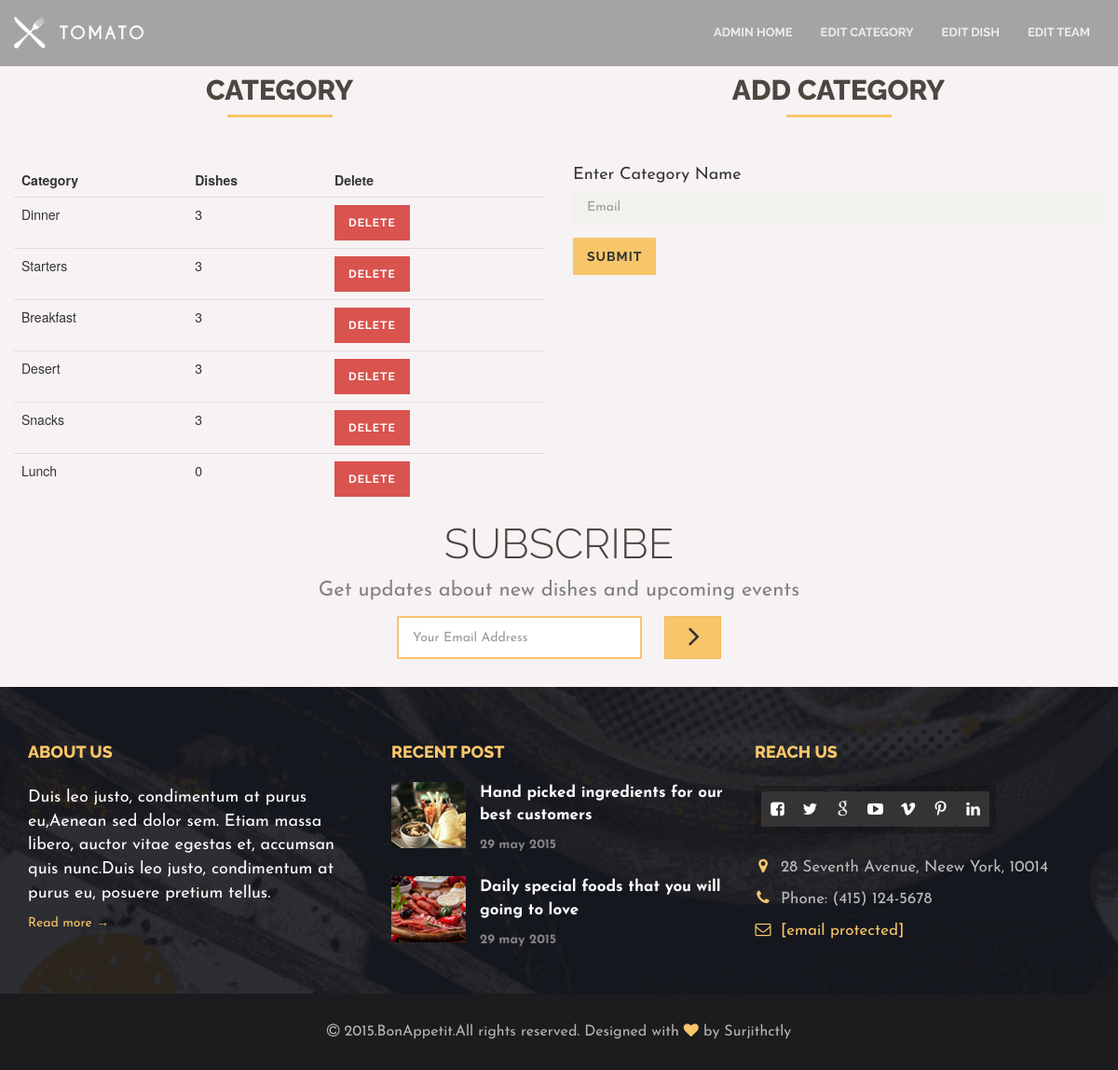
/management/EditCat/, run on the app's committed database.
### management/models.py (models this page shows, shortened)
class Category(models.Model):
    name = models.CharField(max_length = 20, blank =True, null=True)

### management/views.py (the view)
# urls.py: path('EditCat/', EditCategory, name='EditCat'),
def EditCategory(request):
    cat = Category.objects.all()
    if 'addCat' in request.POST:
        Category.objects.create(name = request.POST['name'])
    if 'delete' in request.POST:
        Category.objects.get(id = request.POST['delete']).delete()
    d = {'cat':cat}
    return render(request, 'editCat.html',d)

### templates/editCat.html (shortened to what this page needs)
{% extends 'base2.html' %}
{% block body %}
{% load static %}
<div class="col-md-6">
    <div class="page-header">
        <h2>Category</h2>
    </div>
    <table class="table">
        <thead>
            <tr>
                <th>Category</th>
                <th>Dishes</th>
                <th>Delete</th>
            </tr>
        </thead>
        <tbody>
            {% for i in cat %}
            <tr>
                <td>{{i.name}}</td>
                <td>{{ i.dish_set.count }}</td>
                <form method='post'>
                    <td>
                        <button type="submit" name="delete" value="{{ i.id }}"
                            class="btn btn-danger btn-xs">Delete</button>
                    </td>
                </form>
                {% endfor %}
            </tr>
        </tbody>
    </table>
</div>
<div class="col-md-6">
    <div class="page-header">
        <h2>Add Category</h2>
    </div>
    <form method='post'>
        <div class="form-group">
            <label for="exampleInputEmail1">Enter Category Name</label>
            <input type="text" name='name' class="form-control" id="exampleInputEmail1" placeholder="Email">
        </div>
        <button type="submit" name='addCat' class="btn btn-default">Submit</button>
    </form>
</div>
{% endblock %}

### static/css/main.css (style rules this page uses)
body { height:100%;overflow-y:scroll;-webkit-overflow-scrolling:touch }
h1,h2,h3,h4,h5,h6,.h1,.h2,.h3,.h4,.h5,.h6 { font-family:raleway,sans-serif;text-transform:uppercase;color:#4b4741;text-align:center;font-weight:800 }
.page-header { border:none;margin:80px 0 40px }
.page-header:after { content:"";display:block;position:relative;height:3px;width:113px;background-color:#f9c56a;margin:0 auto }
html { text-rendering:optimizeLegibility!important;-webkit-font-smoothing:antialiased!important }
.form-group { font-family:josefin sans,sans-serif }
.form-group label { font-size:18px;font-weight:400 }
.form-group input,.form-group textarea { border-radius:0;border:none!important;-webkit-box-shadow:none!important;-moz-box-shadow:none!important;box-shadow:none!important;background-color:#f3f1ed;padding:10px 15px }
.btn { border-radius:0;border:none;font-family:raleway,sans-serif;text-transform:uppercase;letter-spacing:1px;font-weight:700;padding:10px 15px }
.btn-default { background-color:#f9c56a }
table { width:100% }
.table thead tr th { border-radius:0!important;border:none }
input,textarea { outline:0 }
.slick-slide,.slick-list,.slick-active,button,input,textarea { outline:0 }

### data on the page
Category: name "Dinner", dish_set.count "3"
Category: name "Starters", dish_set.count "3"
Category: name "Breakfast", dish_set.count "3"
Category: name "Desert", dish_set.count "3"
Category: name "Snacks", dish_set.count "3"
Category: name "Lunch", dish_set.count "0"
